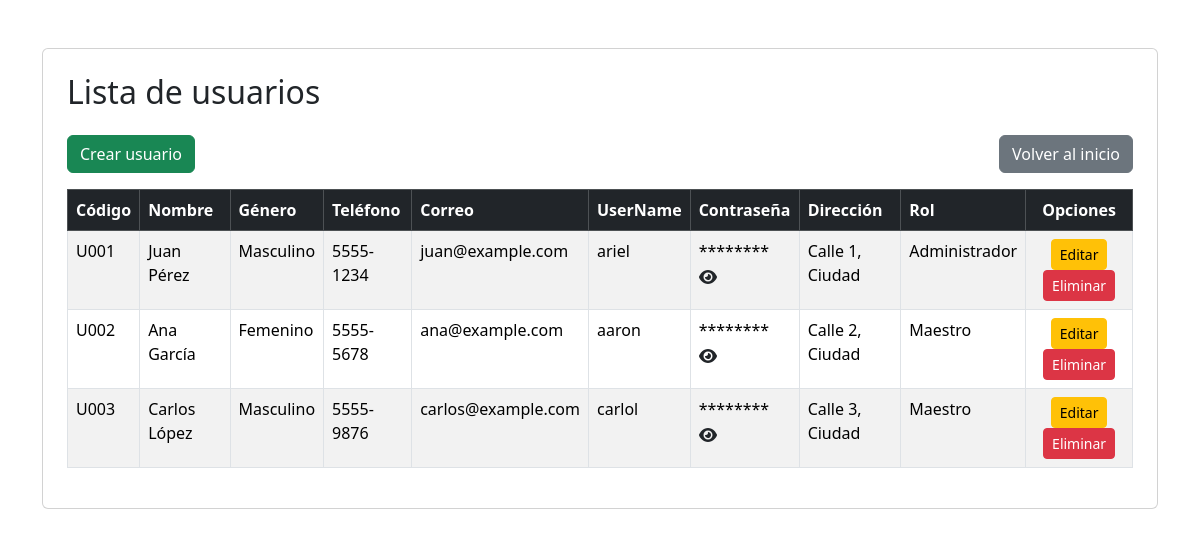
The page /PuellaSchool/views/user/userIndex.php (signed in) on the database as committed earlier.
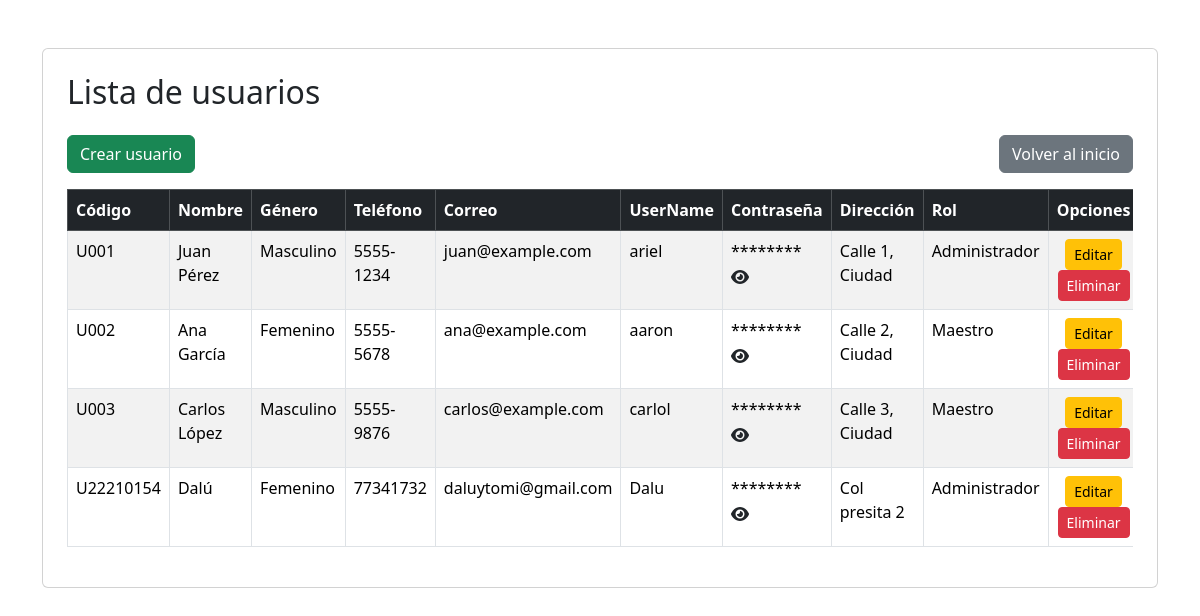
The same page on the database as committed later.
### tables this page shows
CREATE TABLE `tbl_user` (
  `UserID` int NOT NULL AUTO_INCREMENT,
  `userCode` varchar(10) NOT NULL,
  `userName` varchar(255) NOT NULL,
  `userGender` varchar(50) NOT NULL,
  `userPhone` varchar(50) NOT NULL,
  `userEmail` varchar(100) NOT NULL,
  `userNickname` varchar(25) NOT NULL,
  `userPassword` varchar(500) NOT NULL,
  `userAddress` varchar(255) NOT NULL,
  `RolID` int DEFAULT NULL,
  PRIMARY KEY (`UserID`),
  UNIQUE KEY `userCode` (`userCode`),
  KEY `RolID` (`RolID`),
  CONSTRAINT `tbl_user_ibfk_1` FOREIGN KEY (`RolID`) REFERENCES `tbl_role` (`RolID`) ON DELETE SET NULL
);

CREATE TABLE `tbl_role` (
  `RolID` int NOT NULL AUTO_INCREMENT,
  `rolName` varchar(50) NOT NULL,
  `rolInfo` varchar(255) NOT NULL,
  PRIMARY KEY (`RolID`)
);

### PuellaSchool/controllers/userController.php (called while the page is built, shortened)
<?php
require_once(dirname(__FILE__) . "/../conf/database.php");
require_once(dirname(__FILE__) . "/../models/userModel.php");
class UserController
{
    private $user;
    public function __construct()
    {
        $database = new Database();
        $this->db = $database->getConnection();
        $this->user = new UserModel($this->db);
    }
    public function index()
    {
        $result = $this->user->getUsers();
        $users = $result->fetchAll(PDO::FETCH_ASSOC);
        include(dirname(__FILE__) . '/../views/user/userList.php');
    }
}

### PuellaSchool/conf/database.php (called while the page is built, shortened)
<?php
    class Database{
        private $host = "localhost";
        private $database = "PuellaSchoolDB";
        private $user = "root";
        private $password = "1234";
        public function getConnection(){
            $this->conn = null;
            try{
                $this->conn = new PDO("mysql:host=".$this->host.";dbname=".$this->database, $this->user, $this->password);
                $this->conn->exec("set names utf8");
            }catch(PDOException $ex){
                echo"Connection error: ".$ex->getMessage();
                die();
            }
            return $this->conn;
        }
    }
?>

### PuellaSchool/models/userModel.php (called while the page is built, shortened)
<?php
class UserModel
{
    private $conn;
    public function __construct($db)
    {
        $this->conn = $db;
    }
    public function getUsers()
    {
        $query = "CALL sp_SelectUsers();";
        $result = $this->conn->prepare($query);
        $result->execute();
        return $result;
    }
}
?>

### PuellaSchool/views/user/userList.php (the view, shortened to what this page needs)
<!DOCTYPE html>
<html lang="en">
<head>
    <link href="https://cdn.jsdelivr.net/npm/bootstrap@5.3.3/dist/css/bootstrap.min.css" rel="stylesheet">
    <link href="https://cdnjs.cloudflare.com/ajax/libs/font-awesome/6.4.0/css/all.min.css" rel="stylesheet">
</head>
<body>
    <div class="container">
        <div class="card mt-5 p-4">
            <h2 class="mb-4">Lista de usuarios</h2>
            <div class="d-flex justify-content-between mb-3">
                <a href="./userIndex.php?action=create" class="btn btn-success">Crear usuario</a>
                <a href="../dist/pages/index.php" class="btn btn-secondary">Volver al inicio</a>
            </div>
            <div class="table-responsive">
                <table class="table table-striped table-bordered">
                    <thead class="table-dark">
                        <tr>
                            <th scope="col">Código</th>
                            <th scope="col">Nombre</th>
                            <th scope="col">Género</th>
                            <th scope="col">Teléfono</th>
                            <th scope="col">Correo</th>
                            <th scope="col">UserName</th>
                            <th scope="col">Contraseña</th>
                            <th scope="col">Dirección</th>
                            <th scope="col">Rol</th>
                            <th scope="col" class="text-center">Opciones</th>
                        </tr>
                    </thead>
                    <tbody>
                        <?php foreach ($users as $user) : ?>
                            <tr>
                                <td><?= htmlspecialchars($user['userCode']); ?></td>
                                <td><?= htmlspecialchars($user['userName']); ?></td>
                                <td><?= htmlspecialchars($user['userGender']); ?></td>
                                <td><?= htmlspecialchars($user['userPhone']); ?></td>
                                <td><?= htmlspecialchars($user['userEmail']); ?></td>
                                <td><?= htmlspecialchars($user['userNickname']); ?></td>
                                <td>
                                    <span id="password-<?= $user['UserID'] ?>" class="password-value">********</span>
                                    <button type="button" class="btn password-toggle" onclick="togglePassword(<?= $user['UserID'] ?>)">
                                        <i id="password-icon-<?= $user['UserID'] ?>" class="fas fa-eye"></i>
                                    </button>
                                </td>
                                <td><?= htmlspecialchars($user['userAddress']); ?></td>
                                <td><?= htmlspecialchars($user['rolName']); ?></td>
                                <td class="text-center">
                                    <a href="userIndex.php?action=edit&id=<?= $user['UserID'] ?>" class="btn btn-warning btn-sm">Editar</a>
                                    <a href="userIndex.php?action=delete&id=<?= $user['UserID'] ?>" class="btn btn-danger btn-sm">Eliminar</a>
                                </td>
                            </tr>
                        <?php endforeach; ?>
                    </tbody>
                </table>
            </div>
        </div>
    </div>
</body>
</html>

Rows that differ between the two databases and show on the page:
added tbl_user: userCode "U22210154", userName "Dalú", userGender "Femenino", userPhone "77341732", userEmail "daluytomi@gmail.com", userNickname "Dalu", userAddress "Col presita 2", RolID.rolName "Administrador"
